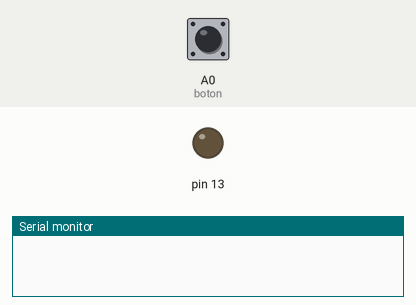
A sketch run on a simulated Arduino Uno, built with avr-gcc and run on an emulated ATmega328P. Parts: output pins drawn as LEDs (lit = HIGH), the last lines printed to the serial monitor. The test bench sets the inputs (shaded band); at power-on: A0 (boton) LOW.

Above: at 1.2 s.
1.3 s: A0 (boton) pulled HIGH for 0.15 s
At 2.6 s:
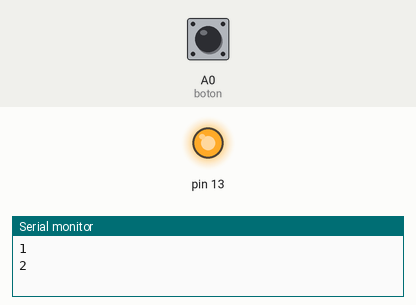
2.9 s: A0 (boton) pulled HIGH for 3.2 s
At 3.2 s:
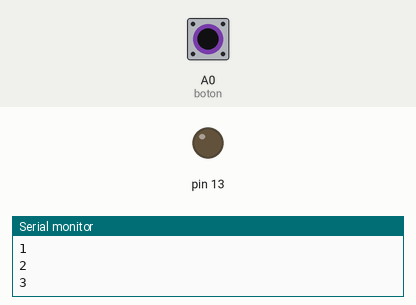
Timing chart, 0 to 7.6 s (numbered marks = the images above; inputs shaded):
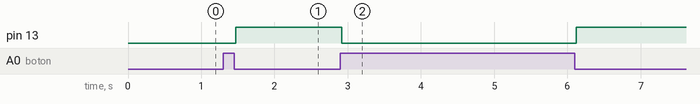

The sketch:

BotonAntirebote.ino
```cpp
const int boton=A0;
const int led=13;

const int tiempoAntirebote=20;
int cuenta=0;
boolean estadoBoton=false;
boolean estadoBotonAnterior=false;
 boolean state=false;


boolean antirebote(int pin){
  int contador=0;
  boolean estado=false;
  boolean estadoAnterior=false;

  do{
    estado=digitalRead(pin);
    if(estado != estadoAnterior){

      contador=0;
      estadoAnterior=estado;
      }
     else{
      contador++;

      }
      delay(1);
     }while(contador < tiempoAntirebote);

    return estado;
  }


void setup() {
 Serial.begin(115200);
 pinMode(boton,INPUT);pinMode(13,OUTPUT);
}

void loop() {
  estadoBoton=digitalRead(boton);

  if(estadoBoton!=estadoBotonAnterior){

    state = antirebote(boton);
    if(state){
      cuenta++;

     Serial.println(cuenta);
     digitalWrite(13,false);

      }else{
      cuenta++;

     Serial.println(cuenta);
     digitalWrite(13,true);

      }

    }

  estadoBotonAnterior=estadoBoton;
}
```

Measured:
- after the input at 1.3 s, pin 13: LOW → HIGH after 0.17 s
- after the input at 2.9 s, pin 13: HIGH → LOW at once, → HIGH 3.2 s later
